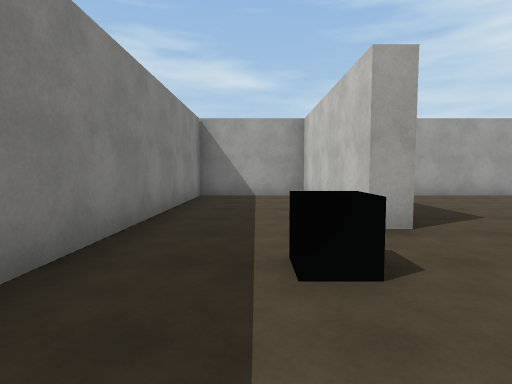
View 1 (above)

14 first-person views from a walk through a scene from a Unity 3-D project. The camera is 1.3 m above the floor, tilts 4° down and sees 80° across. The floor is counted in squares, 2 m on a side. Each view is taken from the middle of a square. On the plan, view 1 faces up. The plan holds only what a view shows up to about 10 squares ahead; the rest is blank. The place goes on beyond the plan. The player is left out. Some animated figures are not drawn. Surface patterns are stand-ins for the level's own textures.

View 2
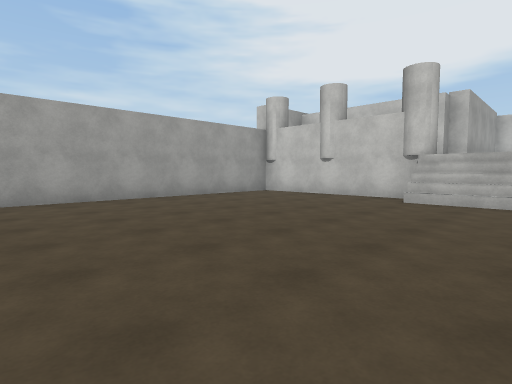

View 3
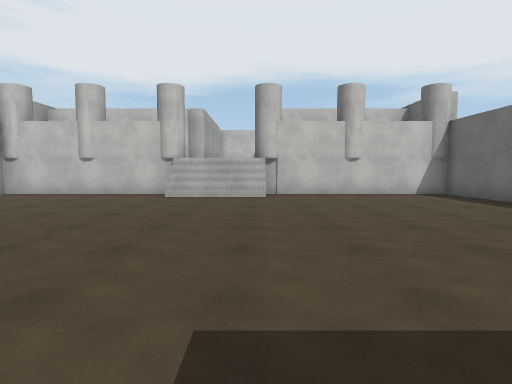

View 4
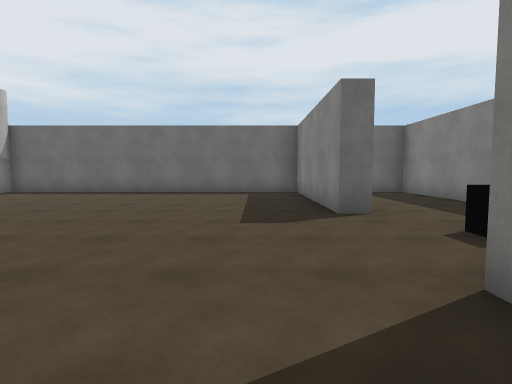

View 5
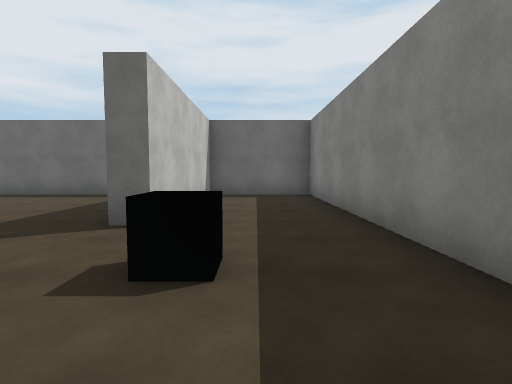

View 6
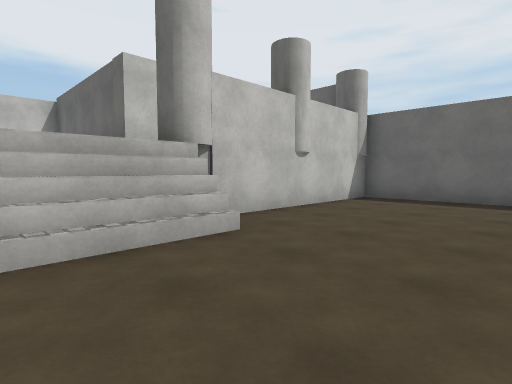

View 7
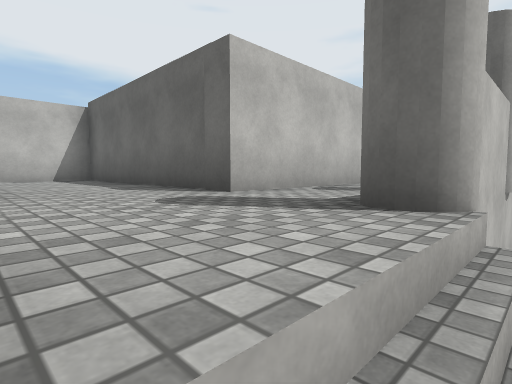

View 8
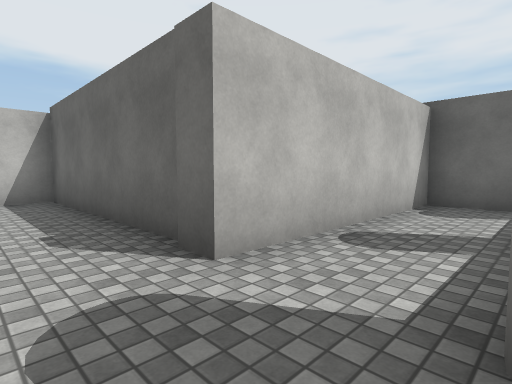

View 9
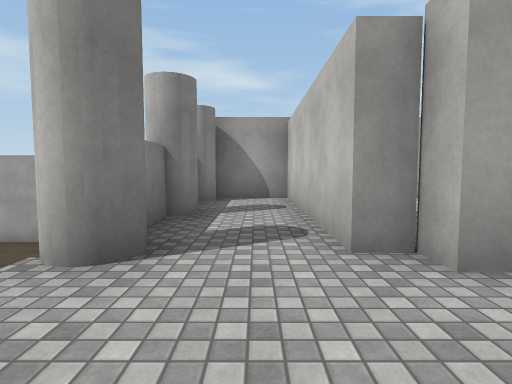

View 10
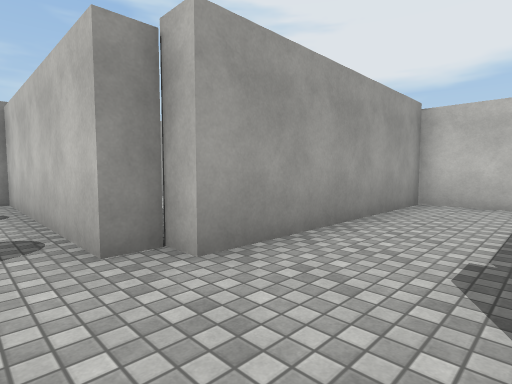

View 11
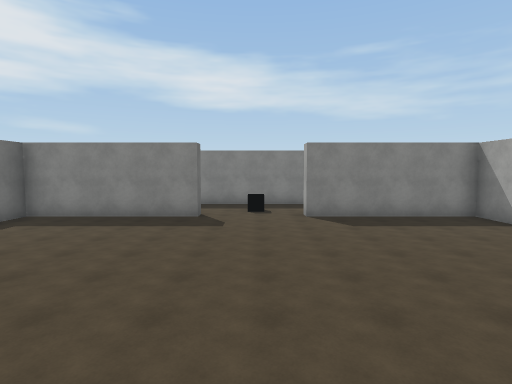

View 12
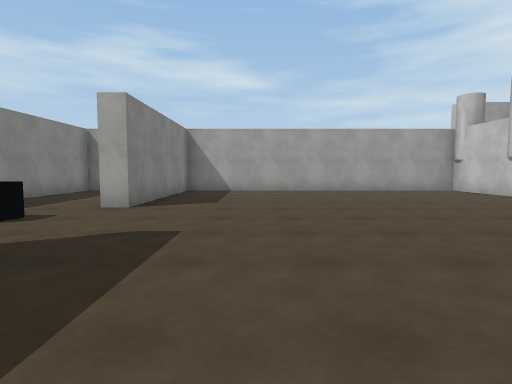

View 13
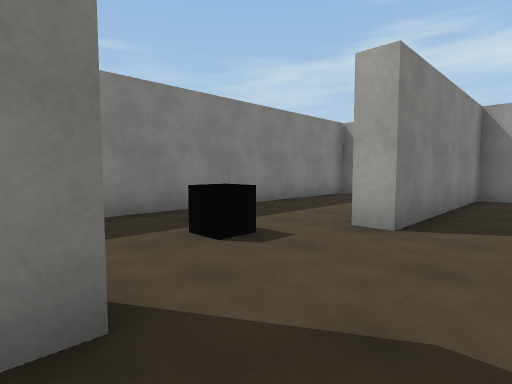

View 14
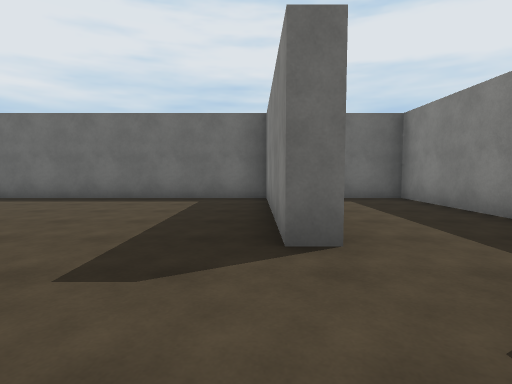

### Floor plan
Key: @ floor where view 1 was taken; # wall or solid block; . main floor; : floor 2 m higher than the main floor; / step, stairs or slope; C black cube; Y cylinder.
Columns run from 2 left of view 1 to 19 right of it. Each row starts with its distance up from view 1.
  9              ###
  8 ##############:#
  7 #...#........#:#
  6 #...#........#:#
  5 #...#........#:#
  4 #...#........#:##
  3 #.........../Y::######
  2 #..C......../::::::::#
  1 #.........../Y:::::::#
  0 #.@.#........#:#######
 -1 #...#........#:#
 -2 #...#........#:#
 -3 #...#........#:#
 -4 #...#........#:#
 -5 ################

Where each view was taken, in squares from view 1:
view 1: 0 up, 0 right, facing up
view 2: 1 up, 3 right, facing up-right
view 3: 1 up, 2 right, facing right
view 4: 5 up, 3 right, facing down
view 5: 4 up, 0 right, facing down
view 6: 3 up, 7 right, facing down-right
view 7: 3 up, 10 right, facing down-right
view 8: 2 up, 11 right, facing down-right
view 9: 1 up, 12 right, facing up
view 10: 1 up, 12 right, facing up-right
view 11: 2 up, 10 right, facing left
view 12: 2 down, 4 right, facing up
view 13: 0 up, 3 right, facing up-left
view 14: 3 up, 2 right, facing down
